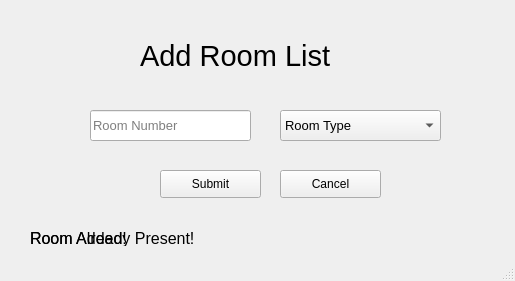
<?xml version="1.0" encoding="UTF-8"?>
<ui version="4.0">
 <class>addroomlist</class>
 <widget class="QMainWindow" name="addroomlist">
  <property name="geometry">
   <rect>
    <x>0</x>
    <y>0</y>
    <width>515</width>
    <height>281</height>
   </rect>
  </property>
  <property name="windowTitle">
   <string>MainWindow</string>
  </property>
  <widget class="QWidget" name="centralwidget">
   <widget class="QLineEdit" name="roomno">
    <property name="geometry">
     <rect>
      <x>90</x>
      <y>110</y>
      <width>161</width>
      <height>31</height>
     </rect>
    </property>
    <property name="font">
     <font>
      <pointsize>10</pointsize>
     </font>
    </property>
    <property name="placeholderText">
     <string>Room Number</string>
    </property>
   </widget>
   <widget class="QComboBox" name="roomtype">
    <property name="geometry">
     <rect>
      <x>280</x>
      <y>110</y>
      <width>161</width>
      <height>31</height>
     </rect>
    </property>
    <property name="font">
     <font>
      <pointsize>10</pointsize>
     </font>
    </property>
    <item>
     <property name="text">
      <string>Room Type</string>
     </property>
    </item>
   </widget>
   <widget class="QLabel" name="addroomlist_label">
    <property name="geometry">
     <rect>
      <x>140</x>
      <y>30</y>
      <width>241</width>
      <height>51</height>
     </rect>
    </property>
    <property name="font">
     <font>
      <pointsize>22</pointsize>
     </font>
    </property>
    <property name="text">
     <string>Add Room List</string>
    </property>
   </widget>
   <widget class="QLabel" name="roomadded_label">
    <property name="geometry">
     <rect>
      <x>30</x>
      <y>230</y>
      <width>131</width>
      <height>16</height>
     </rect>
    </property>
    <property name="font">
     <font>
      <pointsize>12</pointsize>
     </font>
    </property>
    <property name="text">
     <string>Room Added!</string>
    </property>
   </widget>
   <widget class="QPushButton" name="submit">
    <property name="geometry">
     <rect>
      <x>160</x>
      <y>170</y>
      <width>101</width>
      <height>28</height>
     </rect>
    </property>
    <property name="text">
     <string>Submit</string>
    </property>
   </widget>
   <widget class="QPushButton" name="back">
    <property name="geometry">
     <rect>
      <x>280</x>
      <y>170</y>
      <width>101</width>
      <height>28</height>
     </rect>
    </property>
    <property name="text">
     <string>Cancel</string>
    </property>
   </widget>
   <widget class="QLabel" name="roompresent_label">
    <property name="geometry">
     <rect>
      <x>30</x>
      <y>230</y>
      <width>171</width>
      <height>16</height>
     </rect>
    </property>
    <property name="font">
     <font>
      <pointsize>12</pointsize>
     </font>
    </property>
    <property name="text">
     <string>Room Already Present!</string>
    </property>
   </widget>
  </widget>
  <widget class="QStatusBar" name="statusbar"/>
 </widget>
 <resources/>
 <connections/>
</ui>
